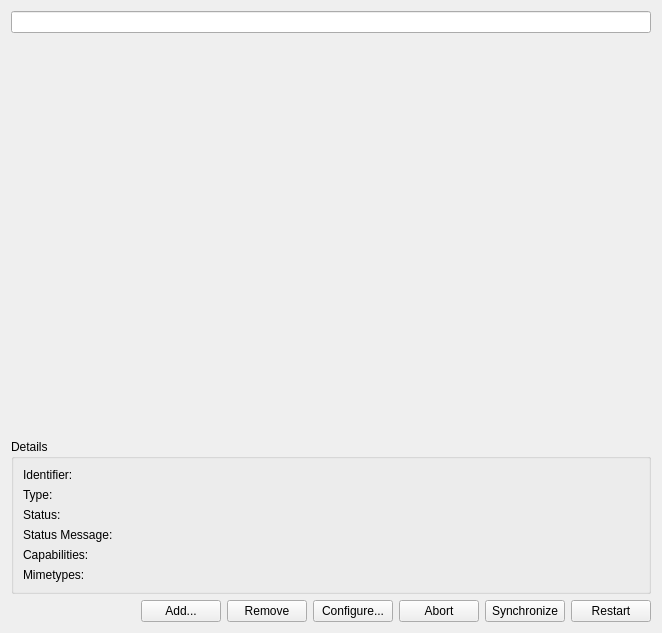
<?xml version="1.0" encoding="UTF-8"?>
<ui version="4.0">
 <class>AgentWidget</class>
 <widget class="QWidget" name="AgentWidget">
  <property name="geometry">
   <rect>
    <x>0</x>
    <y>0</y>
    <width>662</width>
    <height>633</height>
   </rect>
  </property>
  <layout class="QGridLayout" name="gridLayout">
   <item row="0" column="0" colspan="7">
    <widget class="QLineEdit" name="mFilterAccount">
     <property name="clearButtonEnabled">
      <bool>true</bool>
     </property>
    </widget>
   </item>
   <item row="1" column="0" colspan="7">
    <widget class="Akonadi::AgentInstanceWidget" name="instanceWidget">
     <property name="sizePolicy">
      <sizepolicy hsizetype="Preferred" vsizetype="Expanding">
       <horstretch>0</horstretch>
       <verstretch>0</verstretch>
      </sizepolicy>
     </property>
     <property name="contextMenuPolicy">
      <enum>Qt::CustomContextMenu</enum>
     </property>
    </widget>
   </item>
   <item row="2" column="0" colspan="7">
    <widget class="QGroupBox" name="detailsBox">
     <property name="title">
      <string>Details</string>
     </property>
     <layout class="QFormLayout" name="formLayout">
      <property name="fieldGrowthPolicy">
       <enum>QFormLayout::ExpandingFieldsGrow</enum>
      </property>
      <item row="0" column="0">
       <widget class="QLabel" name="label">
        <property name="text">
         <string>Identifier:</string>
        </property>
       </widget>
      </item>
      <item row="0" column="1">
       <widget class="QLabel" name="identifierLabel">
        <property name="sizePolicy">
         <sizepolicy hsizetype="Expanding" vsizetype="Preferred">
          <horstretch>0</horstretch>
          <verstretch>0</verstretch>
         </sizepolicy>
        </property>
        <property name="text">
         <string/>
        </property>
        <property name="textInteractionFlags">
         <set>Qt::LinksAccessibleByMouse|Qt::TextSelectableByMouse</set>
        </property>
       </widget>
      </item>
      <item row="1" column="0">
       <widget class="QLabel" name="label_3">
        <property name="text">
         <string>Type:</string>
        </property>
       </widget>
      </item>
      <item row="1" column="1">
       <widget class="QLabel" name="typeLabel">
        <property name="sizePolicy">
         <sizepolicy hsizetype="Expanding" vsizetype="Preferred">
          <horstretch>0</horstretch>
          <verstretch>0</verstretch>
         </sizepolicy>
        </property>
        <property name="text">
         <string/>
        </property>
        <property name="textInteractionFlags">
         <set>Qt::LinksAccessibleByMouse|Qt::TextSelectableByMouse</set>
        </property>
       </widget>
      </item>
      <item row="2" column="0">
       <widget class="QLabel" name="label_5">
        <property name="text">
         <string>Status:</string>
        </property>
       </widget>
      </item>
      <item row="2" column="1">
       <widget class="QLabel" name="statusLabel">
        <property name="sizePolicy">
         <sizepolicy hsizetype="Expanding" vsizetype="Preferred">
          <horstretch>0</horstretch>
          <verstretch>0</verstretch>
         </sizepolicy>
        </property>
        <property name="text">
         <string/>
        </property>
        <property name="wordWrap">
         <bool>true</bool>
        </property>
        <property name="textInteractionFlags">
         <set>Qt::LinksAccessibleByMouse|Qt::TextSelectableByMouse</set>
        </property>
       </widget>
      </item>
      <item row="3" column="0">
       <widget class="QLabel" name="label_6">
        <property name="text">
         <string>Status Message:</string>
        </property>
       </widget>
      </item>
      <item row="3" column="1">
       <widget class="QLabel" name="statusMessageLabel">
        <property name="sizePolicy">
         <sizepolicy hsizetype="Expanding" vsizetype="Preferred">
          <horstretch>0</horstretch>
          <verstretch>0</verstretch>
         </sizepolicy>
        </property>
        <property name="text">
         <string/>
        </property>
        <property name="wordWrap">
         <bool>true</bool>
        </property>
        <property name="textInteractionFlags">
         <set>Qt::LinksAccessibleByMouse|Qt::TextSelectableByMouse</set>
        </property>
       </widget>
      </item>
      <item row="4" column="0">
       <widget class="QLabel" name="label_7">
        <property name="text">
         <string>Capabilities:</string>
        </property>
       </widget>
      </item>
      <item row="4" column="1">
       <widget class="QLabel" name="capabilitiesLabel">
        <property name="sizePolicy">
         <sizepolicy hsizetype="Expanding" vsizetype="Preferred">
          <horstretch>0</horstretch>
          <verstretch>0</verstretch>
         </sizepolicy>
        </property>
        <property name="text">
         <string/>
        </property>
        <property name="wordWrap">
         <bool>true</bool>
        </property>
        <property name="textInteractionFlags">
         <set>Qt::LinksAccessibleByMouse|Qt::TextSelectableByMouse</set>
        </property>
       </widget>
      </item>
      <item row="5" column="0">
       <widget class="QLabel" name="label_9">
        <property name="text">
         <string>Mimetypes:</string>
        </property>
       </widget>
      </item>
      <item row="5" column="1">
       <widget class="QLabel" name="mimeTypeLabel">
        <property name="sizePolicy">
         <sizepolicy hsizetype="Expanding" vsizetype="Preferred">
          <horstretch>0</horstretch>
          <verstretch>0</verstretch>
         </sizepolicy>
        </property>
        <property name="text">
         <string/>
        </property>
        <property name="wordWrap">
         <bool>true</bool>
        </property>
        <property name="textInteractionFlags">
         <set>Qt::LinksAccessibleByMouse|Qt::TextSelectableByMouse</set>
        </property>
       </widget>
      </item>
     </layout>
    </widget>
   </item>
   <item row="3" column="0">
    <spacer name="horizontalSpacer">
     <property name="orientation">
      <enum>Qt::Horizontal</enum>
     </property>
     <property name="sizeHint" stdset="0">
      <size>
       <width>154</width>
       <height>20</height>
      </size>
     </property>
    </spacer>
   </item>
   <item row="3" column="1">
    <widget class="QPushButton" name="addButton">
     <property name="text">
      <string>Add...</string>
     </property>
    </widget>
   </item>
   <item row="3" column="2">
    <widget class="QPushButton" name="removeButton">
     <property name="text">
      <string>Remove</string>
     </property>
    </widget>
   </item>
   <item row="3" column="3">
    <widget class="QPushButton" name="configButton">
     <property name="text">
      <string>Configure...</string>
     </property>
    </widget>
   </item>
   <item row="3" column="4">
    <widget class="QPushButton" name="abortButton">
     <property name="text">
      <string>Abort</string>
     </property>
    </widget>
   </item>
   <item row="3" column="5">
    <widget class="QPushButton" name="syncButton">
     <property name="text">
      <string>Synchronize</string>
     </property>
    </widget>
   </item>
   <item row="3" column="6">
    <widget class="QPushButton" name="restartButton">
     <property name="text">
      <string comment="restart the agent">Restart</string>
     </property>
    </widget>
   </item>
  </layout>
 </widget>
 <customwidgets>
  <customwidget>
   <class>Akonadi::AgentInstanceWidget</class>
   <extends>QWidget</extends>
   <header>Akonadi/AgentInstanceWidget</header>
  </customwidget>
 </customwidgets>
 <resources/>
 <connections/>
</ui>
